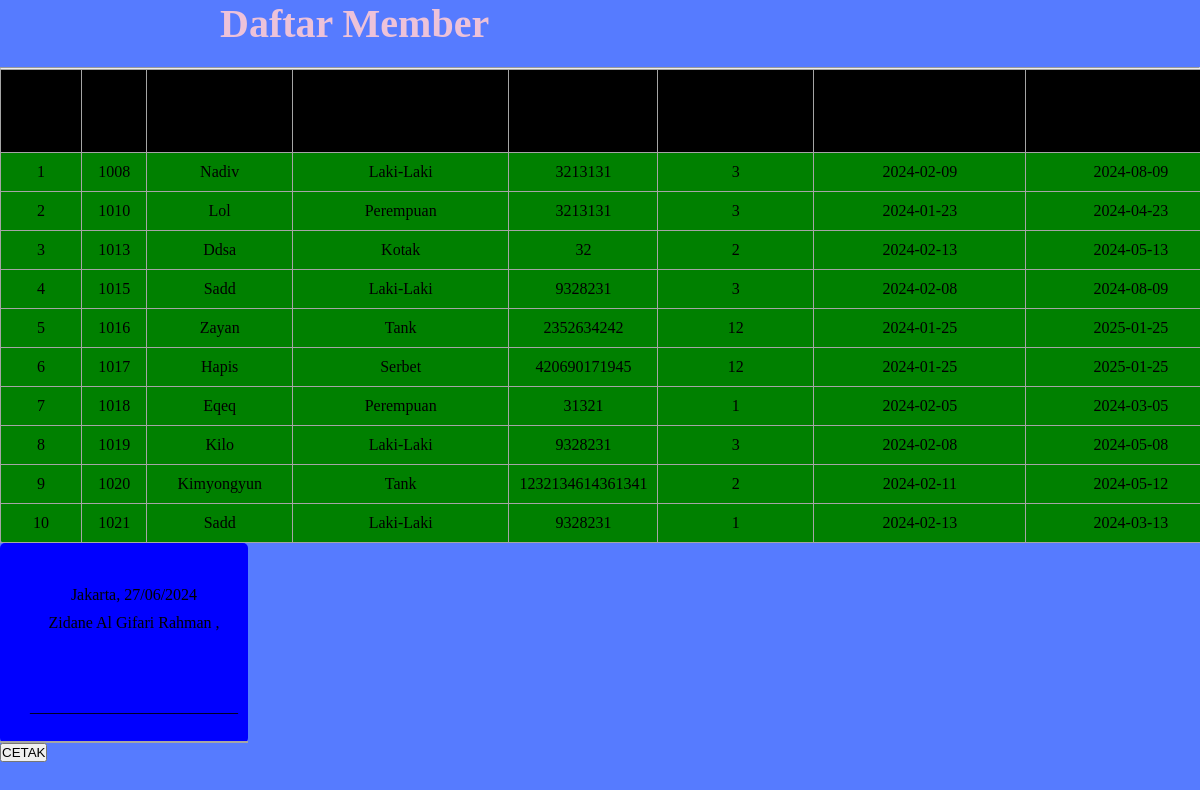
The app's page /laporan/laporan_member.php (signed in) with its own data.
### tables this page shows
CREATE TABLE `member` (
  `id_member` int(11) NOT NULL,
  `nama` varchar(100) NOT NULL,
  `gender` varchar(10) NOT NULL,
  `NIK` bigint(17) NOT NULL,
  `paket` varchar(8) NOT NULL,
  `tgl_msk` date NOT NULL,
  `tgl_klr` date NOT NULL,
  `biaya` varchar(10) NOT NULL
);

CREATE TABLE `petugas` (
  `id` int(11) NOT NULL,
  `id_kar` int(11) NOT NULL,
  `foto` varchar(255) NOT NULL,
  `nama` varchar(100) NOT NULL,
  `password` varchar(255) NOT NULL,
  `email` varchar(100) NOT NULL,
  `tgl_lahir` date NOT NULL,
  `wkt_msk` datetime NOT NULL,
  `wkt_klr` datetime NOT NULL,
  `petugas` varchar(8) NOT NULL
);

### fungsi/fungsi.php (called while the page is built, shortened)
<?php
 $my = mysqli_connect("localhost","root","Mindyourhead77","gymme");
 function query($query){
    global $my;
    $hasil = mysqli_query($my,$query);
    $row = mysqli_fetch_all($hasil,MYSQLI_ASSOC);
    return $row;
 }
?>

### laporan/laporan_member.php (the view, shortened to what this page needs)
<?php
require "../fungsi/fungsi.php";
$data = query("SELECT * FROM member ");
$ops = $_SESSION['ids'];
  $opr = mysqli_query($my,"SELECT * FROM petugas WHERE id_kar='$ops'");
  $operator = mysqli_fetch_all($opr,MYSQLI_ASSOC);
?>
<!DOCTYPE html>
<html lang="en">
  <head>
    <link rel="stylesheet" href="style.css">
  </head>
  <body>
    <h1>Daftar Member</h1>
    <hr>
      <table class="member">
        <tr>
          <th class="th"><h3>NO</h3></th>
          <th class="th"><h3>ID</h3></th>
          <th class="th"><h3>NAMA</h3></th>
          <th class="th"><h3>KELAMIN</h3></th>
          <th class="th"><h3>NIK</h3></th>
          <th class="th"><h3>PAKET</h3></th>
          <th class="th"><h3>tgl_masuk</h3></th>
          <th class="th"><h3>tgl_keluar</h3></th>
        </tr>
        <?php $i = 1; ?>
        <?php foreach($data as $d): ?>
        <tr>
          <td class="th"><?= $i  ?></td>
          <td class="th"><?= $d['id_member'] ?></td>
          <td class="th"><?= $d['nama'] ?></td>
          <td class="th"><?= $d['gender'] ?></td>
          <td class="th"><?= $d['NIK'] ?></td>
          <td class="th"><?= $d['paket'] ?></td>
          <td class="th"><?= $d['tgl_msk'] ?></td>
          <td class="th"><?= $d['tgl_klr'] ?></td>
        </tr>
        <?php $i++; ?>
        <?php endforeach; ?>
      </table>
    <table class="operator" border="0" >
    <?php foreach($operator as $p): ?>
	<tr>
		<td></td>
		<td width="200px">
			<BR/>
			<p>Jakarta, <?= date('d/m/Y') ?> <br/>
      <?= $p['nama'] ?> ,
			<br/>
			<br/>
			<br/>
		<p>__________________________</p>
		</td>
	</tr>
    <?php endforeach; ?>
</table>
    <a  href="#" onclick="window.print();"><button class="print">CETAK</button></a>
  </body>
</html>

### halaman/style/style.css (style rules this page uses)
* { margin: 0; padding: 0; box-sizing: border-box; text-transform: capitalize; }
html, body { background: var(--background); overflow: hidden; }
:root { --secondary-color: #230960; --contrast-color: #edc2d9; --background: #567bff; --navbar-width: 256px; --navbar-width-min: 80px; --navbar-dark-primary: #000000; --navbar-dark-secondary: #0307f3; --navbar-light-primary: #f5f6fa; --navbar-light-secondary: #8392a5; }
p { line-height: 28px; transform: translateY(3000px); animation: slideUp 2.1s ease-in-out forwards 0.6s; margin-bottom: auto; }
h1 { font-size: 40px; color: var(--contrast-color); margin-bottom: 20px; margin-left: 220px; transform: translateY(1100px); animation: slideUp 0.8s ease forwards 0.5s; }
h3 { font-size: 40px; margin-top: 10px; margin-bottom: 5px; transform: scale(0); animation: expand 1.4s ease forwards 0.8s; }
table { border-collapse: collapse; text-align: center; }
td { border-bottom: 2px solid rgb(165, 165, 165); padding: 20px 10px 20px 10px; }
th { border-bottom: 2px solid rgb(165, 165, 165); background-color: black; padding: 10px; }
.operator { background-color: blue; width: 150px; height: 35px; border-radius: 5px; padding: 10px; }
.member { background-color: green; width: 150px; height: 35px; border-radius: 5px; padding: 10px; }

### laporan/laporan_member.php (style rules this page uses)
* { margin: 0; padding: 0; }
.operator { border: none; }
table { width: 100%; }
.member, .th { border: 1px solid rgb(165, 165, 165); border-collapse: collapse; padding: 10px; }

### records on screen
member: id_member "1008", nama "Nadiv", gender "Laki-Laki", NIK "3213131", paket "3", tgl_msk "2024-02-09", tgl_klr "2024-08-09"
member: id_member "1010", nama "Lol", gender "Perempuan", NIK "3213131", paket "3", tgl_msk "2024-01-23", tgl_klr "2024-04-23"
member: id_member "1013", nama "Ddsa", gender "Kotak", NIK "32", paket "2", tgl_msk "2024-02-13", tgl_klr "2024-05-13"
member: id_member "1015", nama "Sadd", gender "Laki-Laki", NIK "9328231", paket "3", tgl_msk "2024-02-08", tgl_klr "2024-08-09"
member: id_member "1016", nama "Zayan", gender "Tank", NIK "2352634242", paket "12", tgl_msk "2024-01-25", tgl_klr "2025-01-25"
member: id_member "1017", nama "Hapis", gender "Serbet", NIK "420690171945", paket "12", tgl_msk "2024-01-25", tgl_klr "2025-01-25"
member: id_member "1018", nama "Eqeq", gender "Perempuan", NIK "31321", paket "1", tgl_msk "2024-02-05", tgl_klr "2024-03-05"
member: id_member "1019", nama "Kilo", gender "Laki-Laki", NIK "9328231", paket "3", tgl_msk "2024-02-08", tgl_klr "2024-05-08"
member: id_member "1020", nama "Kimyongyun", gender "Tank", NIK "1232134614361341", paket "2", tgl_msk "2024-02-11", tgl_klr "2024-05-12"
member: id_member "1021", nama "Sadd", gender "Laki-Laki", NIK "9328231", paket "1", tgl_msk "2024-02-13", tgl_klr "2024-03-13"
petugas: nama "Zidane Al Gifari Rahman"
